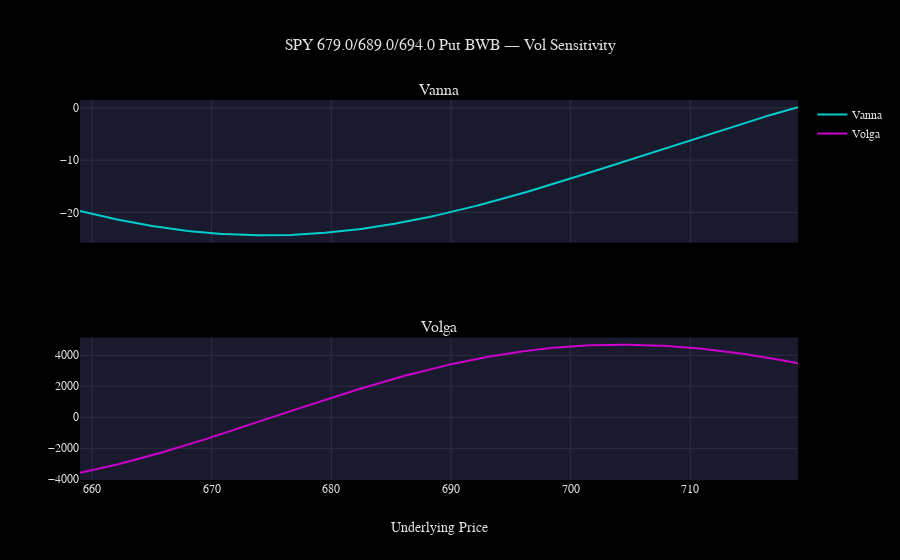

Source (notebook cell):
### Markdown cell above
## 6. Second-Order Greeks

These higher-order sensitivities reveal how the position behaves under changing conditions:

- **Vanna** (dDelta/dVol): How delta shifts when IV changes
- **Volga** (dVega/dVol): Convexity of the vega exposure
- **Charm** (dDelta/dTime): How delta drifts as time passes

### Code cell
from options_analyzer.visualization.vol_charts import plot_vol_sensitivity

print("Second-Order Greeks (current)")
print(f"  Vanna: {agg.second_order.vanna:>10.6f}")
print(f"  Volga: {agg.second_order.volga:>10.6f}")
print(f"  Charm: {agg.second_order.charm:>10.6f}")
print(f"  Veta:  {agg.second_order.veta:>10.6f}")
print(f"  Speed: {agg.second_order.speed:>10.6f}")
print(f"  Color: {agg.second_order.color:>10.6f}")

# Vanna/Volga combined chart
fig = plot_vol_sensitivity(
    price_range,
    {"vanna": greeks_profile["vanna"], "volga": greeks_profile["volga"]},
    title=f"{bwb.name} — Vol Sensitivity",
)
fig.show()

### Figure 1 — Plotly figure (JSON) as saved in the notebook; plotly's stock layout.template omitted (floating-point values rounded to 4 significant figures; data arrays with more than 128 entries replaced by an {"elided": "..."} marker saying what was removed)
{"data": [{"line": {"color": "#00cccc", "width": 2}, "mode": "lines", "name": "Vanna", "type": "scatter", "x": {"elided": "300 float values"}, "xaxis": "x", "y": {"elided": "300 float values"}, "yaxis": "y"}, {"line": {"color": "#cc00cc", "width": 2}, "mode": "lines", "name": "Volga", "type": "scatter", "x": {"elided": "300 float values"}, "xaxis": "x2", "y": {"elided": "300 float values"}, "yaxis": "y2"}], "layout": {"annotations": [{"font": {"size": 16}, "showarrow": false, "text": "Vanna", "x": 0.5, "xanchor": "center", "xref": "paper", "y": 1, "yanchor": "bottom", "yref": "paper"}, {"font": {"size": 16}, "showarrow": false, "text": "Volga", "x": 0.5, "xanchor": "center", "xref": "paper", "y": 0.375, "yanchor": "bottom", "yref": "paper"}], "title": {"text": "SPY 679.0/689.0/694.0 Put BWB — Vol Sensitivity"}, "xaxis": {"anchor": "y", "domain": [0, 1], "matches": "x2", "showticklabels": false}, "xaxis2": {"anchor": "y2", "domain": [0, 1], "title": {"text": "Underlying Price"}}, "yaxis": {"anchor": "x", "domain": [0.625, 1]}, "yaxis2": {"anchor": "x2", "domain": [0, 0.375]}}}
